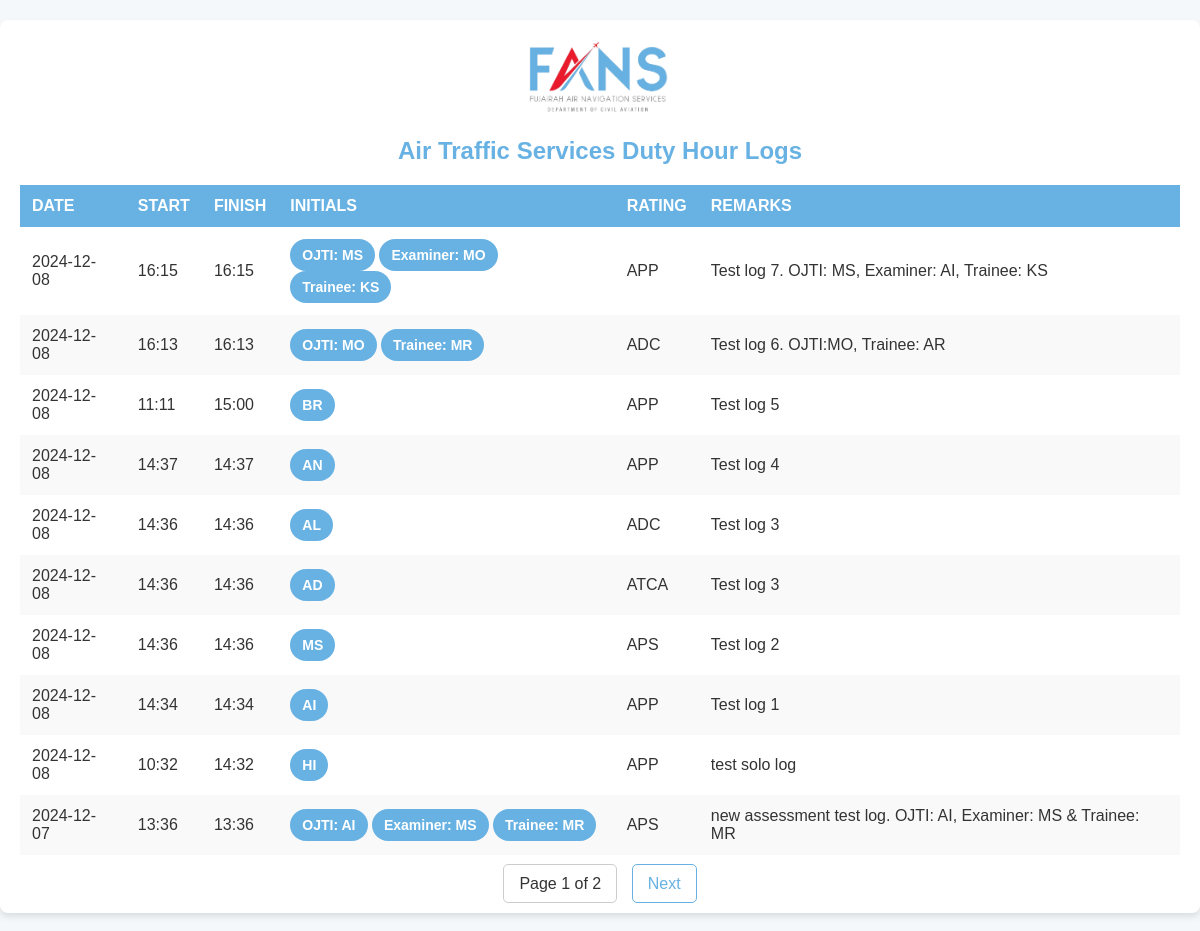
/ats_logs, run on the app's committed database.
### tables this page shows
CREATE TABLE ats_log (
                id INTEGER PRIMARY KEY AUTOINCREMENT,
                date TEXT,
                start TEXT,
                finish TEXT,
                initial TEXT,
                rating TEXT,
                remarks TEXT,
                ojti TEXT,
                examiner TEXT,
                trainee TEXT,
                op TEXT
            );

### app.py (the view)
@app.route('/ats_logs', methods=['GET'])
def ats_logs():
    page = request.args.get('page', 1, type=int)
    offset = (page - 1) * per_page
    with sqlite3.connect(DATABASE) as conn:
        cursor = conn.cursor()
        cursor.execute('''
            SELECT id, date, start, finish, initial, rating, remarks, ojti, examiner, trainee, op
            FROM ats_log ORDER BY id DESC
            LIMIT ? OFFSET ?
        ''', (per_page, offset))
        logs = cursor.fetchall()
        cursor.execute('SELECT COUNT(*) FROM ats_log')
        total_logs = cursor.fetchone()[0]
    total_pages = (total_logs + per_page - 1) // per_page
    return render_template('ats_logs.html', logs=logs, page=page, total_pages=total_pages)

### templates/ats_logs.html (shortened to what this page needs)
<!DOCTYPE html>
<html lang="en">
<head>
    <link rel="stylesheet" href="/static/styles.css">
</head>
<body>
    <div class="container">
        <img src="/static/logo.png" alt="FANS Logo" class="logo">
        <h1>Air Traffic Services Duty Hour Logs</h1>
        <table>
            <thead>
                <tr>
                    <th>Date</th>
                    <th>Start</th>
                    <th>Finish</th>
                    <th>Initials</th>
                    <th>Rating</th>
                    <th>Remarks</th>
                </tr>
            </thead>
            <tbody>
                {% for log in logs %}
                <tr>
                    <td>{{ log[1] }}</td>
                    <td>{{ log[2] }}</td>
                    <td>{{ log[3] }}</td>
                    <td>
                        {% if log[10] == "Solo" %}
                        <span class="chip">{{ log[4] }}</span>
                        {% elif log[10] == "OJT" %}
                        <span class="chip">OJTI: {{ log[7] }}</span>
                        <span class="chip">Trainee: {{ log[9] }}</span>
                        {% elif log[10] == "Assessment" %}
                        <span class="chip">OJTI: {{ log[7] }}</span>
                        <span class="chip">Examiner: {{ log[8] }}</span>
                        <span class="chip">Trainee: {{ log[9] }}</span>
                        {% endif %}
                    </td>
                    <td>{{ log[5] }}</td>
                    <td>{{ log[6] }}</td>
                </tr>
                {% endfor %}
            </tbody>
        </table>
        <div class="pagination">
            <span>Page {{ page }} of {{ total_pages }}</span>
            {% if page < total_pages %}
            <a href="{{ url_for('ats_logs', page=page+1) }}">Next</a>
            {% endif %}
        </div>
    </div>
</body>
</html>

### static/styles.css (style rules this page uses)
body { font-family: Arial, sans-serif; background-color: #f9f9f9; color: #333; margin: 0; padding: 0; }
.container { max-width: 1200px; margin: 20px auto; padding: 20px; background: #ffffff; border-radius: 8px; box-shadow: 0 4px 6px rgba(0, 0, 0, 0.1); }
.logo { display: block; margin: 0 auto 20px; width: 150px; }
h1 { text-align: center; color: #68B2E3; font-size: 24px; margin-bottom: 20px; }
table { width: 100%; border-collapse: collapse; margin-bottom: 20px; }
table th, table td { padding: 12px; text-align: left; }
table thead th { background-color: #68B2E3; color: white; text-transform: uppercase; }
table tbody tr:nth-child(even) { background-color: #f9f9f9; }
.chip { display: inline-block; padding: 8px 12px; font-size: 14px; font-weight: bold; color: white; border-radius: 16px; background-color: #68B2E3; }
.pagination { text-align: center; margin-top: 20px; }
.pagination a { text-decoration: none; color: #68B2E3; padding: 10px 15px; margin: 0 5px; border: 1px solid #68B2E3; border-radius: 5px; }
.pagination span { color: #333; padding: 10px 15px; margin: 0 5px; border: 1px solid #ccc; border-radius: 5px; }

### templates/ats_logs.html (style rules this page uses)
body { font-family: Arial, sans-serif; background-color: #f5f8fa; color: #333; margin: 0; padding: 0; }
.container { max-width: 1200px; margin: 20px auto; padding: 20px; background: #ffffff; border-radius: 8px; box-shadow: 0 4px 6px rgba(0, 0, 0, 0.1); }
h1 { text-align: center; color: #68B2E3; margin-bottom: 20px; }
table { width: 100%; border-collapse: collapse; margin-bottom: 20px; }
table th, table td { padding: 12px; text-align: left; }
table thead th { background-color: #68B2E3; color: white; text-transform: uppercase; }
table tbody tr:nth-child(even) { background-color: #f9f9f9; }
.chip { display: inline-block; padding: 8px 12px; font-size: 14px; font-weight: bold; color: white; border-radius: 16px; background-color: #68B2E3; }
.pagination { text-align: center; margin-top: 20px; }
.pagination a { text-decoration: none; color: #68B2E3; padding: 10px 15px; margin: 0 5px; border: 1px solid #68B2E3; border-radius: 5px; }
.pagination span { color: #333; padding: 10px 15px; margin: 0 5px; border: 1px solid #ccc; border-radius: 5px; }

### data on the page
ats_log: date "2024-12-08", start "16:15", finish "16:15", ojti "MS", examiner "MO", trainee "KS", rating "APP", remarks "Test log 7. OJTI: MS, Examiner: AI, Trainee: KS"
ats_log: date "2024-12-08", start "16:13", finish "16:13", ojti "MO", trainee "MR", rating "ADC", remarks "Test log 6. OJTI:MO, Trainee: AR"
ats_log: date "2024-12-08", start "11:11", finish "15:00", initial "BR", rating "APP", remarks "Test log 5"
ats_log: date "2024-12-08", start "14:37", finish "14:37", initial "AN", rating "APP", remarks "Test log 4"
ats_log: date "2024-12-08", start "14:36", finish "14:36", initial "AL", rating "ADC", remarks "Test log 3"
ats_log: date "2024-12-08", start "14:36", finish "14:36", initial "AD", rating "ATCA", remarks "Test log 3"
ats_log: date "2024-12-08", start "14:36", finish "14:36", initial "MS", rating "APS", remarks "Test log 2"
ats_log: date "2024-12-08", start "14:34", finish "14:34", initial "AI", rating "APP", remarks "Test log 1"
ats_log: date "2024-12-08", start "10:32", finish "14:32", initial "HI", rating "APP", remarks "test solo log"
ats_log: date "2024-12-07", start "13:36", finish "13:36", ojti "AI", examiner "MS", trainee "MR", rating "APS", remarks "new assessment test log. OJTI: AI, Examiner: MS & Trainee: MR"

### other printed values
{{ page }} "1"
{{ total_pages }} "2"
